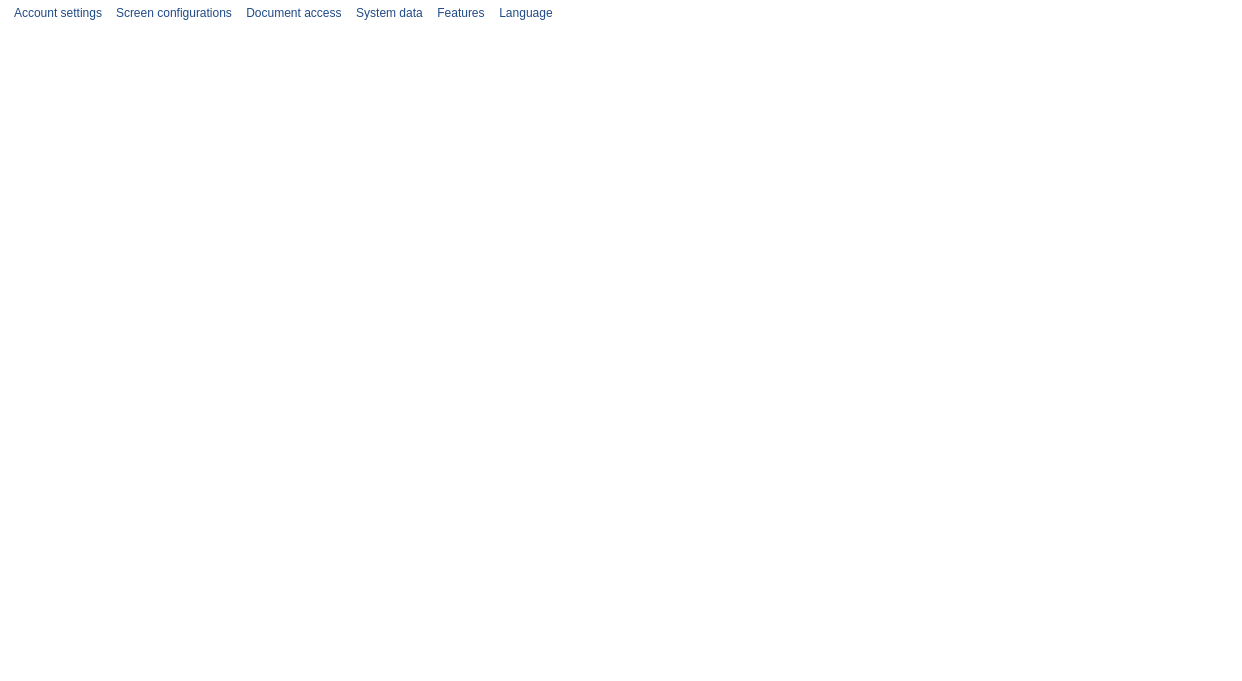
<?xml version="1.0" encoding="UTF-8"?>
<ui version="4.0">
 <class>MainWindow</class>
 <widget class="QMainWindow" name="MainWindow">
  <property name="geometry">
   <rect>
    <x>0</x>
    <y>0</y>
    <width>1242</width>
    <height>681</height>
   </rect>
  </property>
  <property name="windowTitle">
   <string>QBuilder</string>
  </property>
  <property name="windowIcon">
   <iconset resource="../res/res.qrc">
    <normaloff>:/QBuilder.png</normaloff>:/QBuilder.png</iconset>
  </property>
  <property name="styleSheet">
   <string notr="true">QWidget {
               color: rgb(32, 74, 135);
	           font: 11pt &quot;MS Shell Dlg 2&quot;;
			   background-color: rgb(255, 255, 255);
               padding: 4px;
               border-radius: 5px;
               border-style: outset;
              }
QMenuBar {
               color: rgb(32, 74, 135);
	           font: 11pt &quot;MS Shell Dlg 2&quot;;
              }
QStatusBar {
               color: rgb(32, 74, 135);
               padding: 4px;
               border-radius: 5px;
               border-style: outset;
	           font: 10pt &quot;MS Shell Dlg 2&quot;;
              }</string>
  </property>
  <widget class="QWidget" name="centralWidget">
   <layout class="QGridLayout" name="gridLayout_2">
    <property name="leftMargin">
     <number>0</number>
    </property>
    <property name="topMargin">
     <number>0</number>
    </property>
    <property name="rightMargin">
     <number>0</number>
    </property>
    <property name="bottomMargin">
     <number>0</number>
    </property>
    <property name="spacing">
     <number>0</number>
    </property>
   </layout>
  </widget>
  <widget class="QStatusBar" name="statusBar">
   <property name="statusTip">
    <string/>
   </property>
  </widget>
  <widget class="QMenuBar" name="menuBar">
   <property name="geometry">
    <rect>
     <x>0</x>
     <y>0</y>
     <width>1242</width>
     <height>31</height>
    </rect>
   </property>
   <property name="contextMenuPolicy">
    <enum>Qt::DefaultContextMenu</enum>
   </property>
   <property name="autoFillBackground">
    <bool>false</bool>
   </property>
   <property name="styleSheet">
    <string notr="true">QMenu {
                background-color: #fff;
                border: none;
                border-radius: 0px;
                }
                QMenu::item {
                padding-left: 18px;
                margin: 4px;
                }
                QMenu::item:selected {
                color: #111;
                background-color: qlineargradient( x1: 0, y1: 0, x2: 0, y2: 1,
                        stop: 0 #fff, stop: 1 #eef);
                }
                QMenu::separator {
                height: .5px;
                background: #eee;
                margin-left: 10px;
                margin-right: 5px;
                }
                QMenu::indicator {
                width: 14px;
                height: 14px;
                }
                QMenu::indicator:non-exclusive:checked {
                image: url(:/pict/check.png);
                }
                QMenu::indicator:non-exclusive:unchecked {
                image: url(:/pict/unchecked.png);
           }</string>
   </property>
   <property name="defaultUp">
    <bool>false</bool>
   </property>
   <property name="nativeMenuBar">
    <bool>true</bool>
   </property>
   <widget class="QMenu" name="menuAccount_settings">
    <property name="title">
     <string>Account settings</string>
    </property>
    <addaction name="actionGroups"/>
    <addaction name="actionUsers"/>
    <addaction name="actionTenant"/>
    <addaction name="actionLogo"/>
    <addaction name="actionSecurity_filters"/>
   </widget>
   <widget class="QMenu" name="menuScreen_configurations">
    <property name="title">
     <string>Screen configurations</string>
    </property>
    <addaction name="actionMenu"/>
    <addaction name="actionGroup_screens"/>
    <addaction name="actionScreens"/>
   </widget>
   <widget class="QMenu" name="menuDocument">
    <property name="title">
     <string>Document access</string>
    </property>
    <addaction name="actionDocument_family"/>
    <addaction name="actionDocument_groups"/>
   </widget>
   <widget class="QMenu" name="menuSystem_data">
    <property name="title">
     <string>System data</string>
    </property>
    <addaction name="actionLists"/>
    <addaction name="actionTemplates"/>
    <addaction name="actionCustom_data_sourcess"/>
    <addaction name="actionExtention_functions"/>
    <addaction name="actionServers"/>
    <addaction name="actionSecuriry_questions"/>
   </widget>
   <widget class="QMenu" name="menuFeatures">
    <property name="title">
     <string>Features</string>
    </property>
    <property name="icon">
     <iconset resource="../res/res.qrc">
      <normaloff>:/features.png</normaloff>:/features.png</iconset>
    </property>
    <addaction name="actionCustom_query"/>
    <addaction name="actionManagement"/>
    <addaction name="actionImport_files"/>
    <addaction name="separator"/>
    <addaction name="actionLogout"/>
   </widget>
   <widget class="QMenu" name="menuLanguage">
    <property name="title">
     <string>Language</string>
    </property>
    <addaction name="actionEnglish"/>
    <addaction name="actionRussian"/>
   </widget>
   <addaction name="menuAccount_settings"/>
   <addaction name="menuScreen_configurations"/>
   <addaction name="menuDocument"/>
   <addaction name="menuSystem_data"/>
   <addaction name="menuFeatures"/>
   <addaction name="menuLanguage"/>
  </widget>
  <action name="actionGroups">
   <property name="text">
    <string>Groups</string>
   </property>
  </action>
  <action name="actionUsers">
   <property name="text">
    <string>Users</string>
   </property>
  </action>
  <action name="actionTenant">
   <property name="text">
    <string>Tenant</string>
   </property>
  </action>
  <action name="actionLogo">
   <property name="text">
    <string>Logo</string>
   </property>
  </action>
  <action name="actionSecurity_filters">
   <property name="text">
    <string>Security filters</string>
   </property>
  </action>
  <action name="actionMenu">
   <property name="text">
    <string>Menu</string>
   </property>
  </action>
  <action name="actionGroup_screens">
   <property name="text">
    <string>Group screens</string>
   </property>
  </action>
  <action name="actionScreens">
   <property name="text">
    <string>Screens</string>
   </property>
  </action>
  <action name="actionDocument_family">
   <property name="text">
    <string>Document family</string>
   </property>
  </action>
  <action name="actionDocument_groups">
   <property name="text">
    <string>Document groups</string>
   </property>
  </action>
  <action name="actionLists">
   <property name="text">
    <string>Lists</string>
   </property>
  </action>
  <action name="actionTemplates">
   <property name="text">
    <string>Templates</string>
   </property>
  </action>
  <action name="actionCustom_data_sourcess">
   <property name="text">
    <string>Custom data sources</string>
   </property>
  </action>
  <action name="actionExtention_functions">
   <property name="text">
    <string>Extestion functions</string>
   </property>
  </action>
  <action name="actionServers">
   <property name="text">
    <string>Servers</string>
   </property>
  </action>
  <action name="actionSecuriry_questions">
   <property name="text">
    <string>Security questions</string>
   </property>
  </action>
  <action name="actionCustom_query">
   <property name="icon">
    <iconset resource="../res/res.qrc">
     <normaloff>:/configure.png</normaloff>:/configure.png</iconset>
   </property>
   <property name="text">
    <string>Custom query</string>
   </property>
  </action>
  <action name="actionManagement">
   <property name="icon">
    <iconset resource="../res/res.qrc">
     <normaloff>:/view.png</normaloff>:/view.png</iconset>
   </property>
   <property name="text">
    <string>Management</string>
   </property>
  </action>
  <action name="actionImport_files">
   <property name="icon">
    <iconset resource="../res/res.qrc">
     <normaloff>:/download.png</normaloff>:/download.png</iconset>
   </property>
   <property name="text">
    <string>Import files</string>
   </property>
  </action>
  <action name="actionLogout">
   <property name="icon">
    <iconset resource="../res/res.qrc">
     <normaloff>:/log.png</normaloff>:/log.png</iconset>
   </property>
   <property name="text">
    <string>Logout</string>
   </property>
  </action>
  <action name="actionEnglish">
   <property name="icon">
    <iconset resource="../res/res.qrc">
     <normaloff>:/english.png</normaloff>:/english.png</iconset>
   </property>
   <property name="text">
    <string>English</string>
   </property>
  </action>
  <action name="actionRussian">
   <property name="icon">
    <iconset resource="../res/res.qrc">
     <normaloff>:/russian.png</normaloff>:/russian.png</iconset>
   </property>
   <property name="text">
    <string>Russian</string>
   </property>
  </action>
  <action name="actionUkrainian">
   <property name="icon">
    <iconset>
     <normaloff>:/ukraine.png</normaloff>:/ukraine.png</iconset>
   </property>
   <property name="text">
    <string>Ukrainian</string>
   </property>
  </action>
 </widget>
 <layoutdefault spacing="6" margin="11"/>
 <resources>
  <include location="../res/res.qrc"/>
 </resources>
 <connections/>
</ui>
